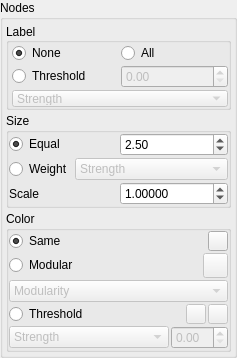
             <widget class="QGroupBox" name="NodesBox">
              <property name="maximumSize">
               <size>
                <width>155</width>
                <height>16777215</height>
               </size>
              </property>
              <property name="title">
               <string>Nodes</string>
              </property>
              <layout class="QVBoxLayout" name="verticalLayout_30">
               <property name="spacing">
                <number>3</number>
               </property>
               <property name="leftMargin">
                <number>3</number>
               </property>
               <property name="topMargin">
                <number>3</number>
               </property>
               <property name="rightMargin">
                <number>3</number>
               </property>
               <property name="bottomMargin">
                <number>3</number>
               </property>
               <item>
                <widget class="QGroupBox" name="NodesLabelBox">
                 <property name="contextMenuPolicy">
                  <enum>Qt::DefaultContextMenu</enum>
                 </property>
                 <property name="title">
                  <string>Label</string>
                 </property>
                 <property name="alignment">
                  <set>Qt::AlignLeading|Qt::AlignLeft|Qt::AlignVCenter</set>
                 </property>
                 <property name="flat">
                  <bool>true</bool>
                 </property>
                 <layout class="QVBoxLayout" name="verticalLayout_28">
                  <property name="spacing">
                   <number>2</number>
                  </property>
                  <property name="leftMargin">
                   <number>3</number>
                  </property>
                  <property name="topMargin">
                   <number>0</number>
                  </property>
                  <property name="rightMargin">
                   <number>0</number>
                  </property>
                  <property name="bottomMargin">
                   <number>0</number>
                  </property>
                  <item>
                   <layout class="QHBoxLayout" name="horizontalLayout_18">
                    <item>
                     <widget class="QRadioButton" name="NoLabelCheck">
                      <property name="text">
                       <string>None</string>
                      </property>
                      <property name="checked">
                       <bool>true</bool>
                      </property>
                     </widget>
                    </item>
                    <item>
                     <widget class="QRadioButton" name="AllLabelCheck">
                      <property name="text">
                       <string>All</string>
                      </property>
                      <property name="checked">
                       <bool>false</bool>
                      </property>
                     </widget>
                    </item>
                   </layout>
                  </item>
                  <item>
                   <layout class="QHBoxLayout" name="horizontalLayout_8">
                    <item>
                     <widget class="QRadioButton" name="LabelThresholdCheck">
                      <property name="text">
                       <string>Threshold</string>
                      </property>
                     </widget>
                    </item>
                    <item>
                     <widget class="QDoubleSpinBox" name="LabelThresholdSpinner">
                      <property name="enabled">
                       <bool>false</bool>
                      </property>
                     </widget>
                    </item>
                   </layout>
                  </item>
                  <item>
                   <widget class="QComboBox" name="LabelThresholdBox">
                    <property name="enabled">
                     <bool>false</bool>
                    </property>
                    <property name="maximumSize">
                     <size>
                      <width>16777215</width>
                      <height>17</height>
                     </size>
                    </property>
                    <item>
                     <property name="text">
                      <string>Strength</string>
                     </property>
                    </item>
                    <item>
                     <property name="text">
                      <string>Degree</string>
                     </property>
                    </item>
                    <item>
                     <property name="text">
                      <string>Path Length</string>
                     </property>
                    </item>
                    <item>
                     <property name="text">
                      <string>Local Efficiency</string>
                     </property>
                    </item>
                    <item>
                     <property name="text">
                      <string>Vulnerability</string>
                     </property>
                    </item>
                    <item>
                     <property name="text">
                      <string>Clustering Coefficient</string>
                     </property>
                    </item>
                    <item>
                     <property name="text">
                      <string>Betweeness Centrality</string>
                     </property>
                    </item>
                    <item>
                     <property name="text">
                      <string>Participation Coefficient</string>
                     </property>
                    </item>
                    <item>
                     <property name="text">
                      <string>Module Z-Score</string>
                     </property>
                    </item>
                   </widget>
                  </item>
                 </layout>
                </widget>
               </item>
               <item>
                <widget class="QGroupBox" name="NodesSizeBox">
                 <property name="title">
                  <string>Size</string>
                 </property>
                 <property name="flat">
                  <bool>true</bool>
                 </property>
                 <layout class="QVBoxLayout" name="verticalLayout_26">
                  <property name="spacing">
                   <number>2</number>
                  </property>
                  <property name="leftMargin">
                   <number>0</number>
                  </property>
                  <property name="topMargin">
                   <number>0</number>
                  </property>
                  <property name="rightMargin">
                   <number>0</number>
                  </property>
                  <property name="bottomMargin">
                   <number>0</number>
                  </property>
                  <item>
                   <layout class="QHBoxLayout" name="horizontalLayout_20">
                    <item>
                     <widget class="QRadioButton" name="EqualNodeSizeCheck">
                      <property name="text">
                       <string>Equal</string>
                      </property>
                      <property name="checked">
                       <bool>true</bool>
                      </property>
                     </widget>
                    </item>
                    <item>
                     <widget class="QDoubleSpinBox" name="EqualNodeSizeSpinner">
                      <property name="maximum">
                       <double>10.000000000000000</double>
                      </property>
                      <property name="singleStep">
                       <double>0.500000000000000</double>
                      </property>
                      <property name="value">
                       <double>2.500000000000000</double>
                      </property>
                     </widget>
                    </item>
                   </layout>
                  </item>
                  <item>
                   <layout class="QHBoxLayout" name="horizontalLayout_32">
                    <item>
                     <widget class="QRadioButton" name="WeightedNodeSizeCheck">
                      <property name="text">
                       <string>Weight</string>
                      </property>
                     </widget>
                    </item>
                    <item>
                     <widget class="QComboBox" name="WeightedNodeSizeBox">
                      <property name="enabled">
                       <bool>false</bool>
                      </property>
                      <property name="minimumSize">
                       <size>
                        <width>80</width>
                        <height>0</height>
                       </size>
                      </property>
                      <item>
                       <property name="text">
                        <string>Strength</string>
                       </property>
                      </item>
                      <item>
                       <property name="text">
                        <string>Degree</string>
                       </property>
                      </item>
                      <item>
                       <property name="text">
                        <string>Path Length</string>
                       </property>
                      </item>
                      <item>
                       <property name="text">
                        <string>Local Efficiency</string>
                       </property>
                      </item>
                      <item>
                       <property name="text">
                        <string>Vulnerability</string>
                       </property>
                      </item>
                      <item>
                       <property name="text">
                        <string>Clustering Coefficient</string>
                       </property>
                      </item>
                      <item>
                       <property name="text">
                        <string>Betweeness Centrality</string>
                       </property>
                      </item>
                      <item>
                       <property name="text">
                        <string>Participation Coeefficient</string>
                       </property>
                      </item>
                      <item>
                       <property name="text">
                        <string>Module Z-Score</string>
                       </property>
                      </item>
                     </widget>
                    </item>
                   </layout>
                  </item>
                  <item>
                   <layout class="QHBoxLayout" name="horizontalLayout_21">
                    <item>
                     <widget class="QLabel" name="label_6">
                      <property name="text">
                       <string>Scale</string>
                      </property>
                     </widget>
                    </item>
                    <item>
                     <widget class="QDoubleSpinBox" name="ScaleNodeSizeSpinner">
                      <property name="decimals">
                       <number>5</number>
                      </property>
                      <property name="maximum">
                       <double>100.000000000000000</double>
                      </property>
                      <property name="value">
                       <double>1.000000000000000</double>
                      </property>
                     </widget>
                    </item>
                   </layout>
                  </item>
                 </layout>
                </widget>
               </item>
               <item>
                <widget class="QGroupBox" name="NodesColorBox">
                 <property name="title">
                  <string>Color</string>
                 </property>
                 <property name="flat">
                  <bool>true</bool>
                 </property>
                 <layout class="QVBoxLayout" name="verticalLayout_29">
                  <property name="spacing">
                   <number>2</number>
                  </property>
                  <property name="leftMargin">
                   <number>0</number>
                  </property>
                  <property name="topMargin">
                   <number>0</number>
                  </property>
                  <property name="rightMargin">
                   <number>0</number>
                  </property>
                  <property name="bottomMargin">
                   <number>0</number>
                  </property>
                  <item>
                   <layout class="QHBoxLayout" name="horizontalLayout_22">
                    <item>
                     <widget class="QRadioButton" name="SameNodeColorCheck">
                      <property name="text">
                       <string>Same</string>
                      </property>
                      <property name="checked">
                       <bool>true</bool>
                      </property>
                     </widget>
                    </item>
                    <item>
                     <widget class="QPushButton" name="SameNodeColorButton">
                      <property name="minimumSize">
                       <size>
                        <width>20</width>
                        <height>20</height>
                       </size>
                      </property>
                      <property name="maximumSize">
                       <size>
                        <width>20</width>
                        <height>20</height>
                       </size>
                      </property>
                      <property name="text">
                       <string/>
                      </property>
                      <property name="iconSize">
                       <size>
                        <width>18</width>
                        <height>18</height>
                       </size>
                      </property>
                     </widget>
                    </item>
                   </layout>
                  </item>
                  <item>
                   <layout class="QHBoxLayout" name="horizontalLayout_23">
                    <item>
                     <widget class="QRadioButton" name="ModularNodeColorCheck">
                      <property name="text">
                       <string>Modular</string>
                      </property>
                     </widget>
                    </item>
                    <item>
                     <widget class="QPushButton" name="ModularNodeColorButton">
                      <property name="enabled">
                       <bool>false</bool>
                      </property>
                      <property name="minimumSize">
                       <size>
                        <width>25</width>
                        <height>25</height>
                       </size>
                      </property>
                      <property name="maximumSize">
                       <size>
                        <width>25</width>
                        <height>25</height>
                       </size>
                      </property>
                      <property name="text">
                       <string/>
                      </property>
                      <property name="icon">
                       <iconset resource="TractCreator.qrc">
                        <normaloff>:/images/edit.png</normaloff>:/images/edit.png</iconset>
                      </property>
                      <property name="iconSize">
                       <size>
                        <width>25</width>
                        <height>25</height>
                       </size>
                      </property>
                     </widget>
                    </item>
                   </layout>
                  </item>
                  <item>
                   <widget class="QComboBox" name="ModularNodeColorBox">
                    <property name="enabled">
                     <bool>false</bool>
                    </property>
                    <item>
                     <property name="text">
                      <string>Modularity</string>
                     </property>
                    </item>
                    <item>
                     <property name="text">
                      <string>Custom</string>
                     </property>
                    </item>
                   </widget>
                  </item>
                  <item>
                   <layout class="QHBoxLayout" name="horizontalLayout_24">
                    <item>
                     <widget class="QRadioButton" name="ThresholdNodeColorCheck">
                      <property name="text">
                       <string>Threshold</string>
                      </property>
                     </widget>
                    </item>
                    <item>
                     <widget class="QPushButton" name="ThresholdNodeColorBeforeButton">
                      <property name="enabled">
                       <bool>false</bool>
                      </property>
                      <property name="minimumSize">
                       <size>
                        <width>20</width>
                        <height>20</height>
                       </size>
                      </property>
                      <property name="maximumSize">
                       <size>
                        <width>20</width>
                        <height>20</height>
                       </size>
                      </property>
                      <property name="text">
                       <string/>
                      </property>
                      <property name="iconSize">
                       <size>
                        <width>18</width>
                        <height>18</height>
                       </size>
                      </property>
                     </widget>
                    </item>
                    <item>
                     <widget class="QPushButton" name="ThresholdNodeColorAfterButton">
                      <property name="enabled">
                       <bool>false</bool>
                      </property>
                      <property name="minimumSize">
                       <size>
                        <width>20</width>
                        <height>20</height>
                       </size>
                      </property>
                      <property name="maximumSize">
                       <size>
                        <width>20</width>
                        <height>20</height>
                       </size>
                      </property>
                      <property name="text">
                       <string/>
                      </property>
                      <property name="iconSize">
                       <size>
                        <width>18</width>
                        <height>18</height>
                       </size>
                      </property>
                     </widget>
                    </item>
                   </layout>
                  </item>
                  <item>
                   <layout class="QHBoxLayout" name="horizontalLayout_25">
                    <item>
                     <widget class="QComboBox" name="ThresholdNodeColorBox">
                      <property name="enabled">
                       <bool>false</bool>
                      </property>
                      <item>
                       <property name="text">
                        <string>Strength</string>
                       </property>
                      </item>
                      <item>
                       <property name="text">
                        <string>Degree</string>
                       </property>
                      </item>
                      <item>
                       <property name="text">
                        <string>Path Length</string>
                       </property>
                      </item>
                      <item>
                       <property name="text">
                        <string>Local Efficiency</string>
                       </property>
                      </item>
                      <item>
                       <property name="text">
                        <string>Vulnerability</string>
                       </property>
                      </item>
                      <item>
                       <property name="text">
                        <string>Clustering Coefficient</string>
                       </property>
                      </item>
                      <item>
                       <property name="text">
                        <string>Betweeness Centrality</string>
                       </property>
                      </item>
                      <item>
                       <property name="text">
                        <string>Participation Coefficient</string>
                       </property>
                      </item>
                      <item>
                       <property name="text">
                        <string>Module Z-Score</string>
                       </property>
                      </item>
                     </widget>
                    </item>
                    <item>
                     <widget class="QDoubleSpinBox" name="ThresholdNodeColorBeforeSpinner">
                      <property name="enabled">
                       <bool>false</bool>
                      </property>
                     </widget>
                    </item>
                   </layout>
                  </item>
                 </layout>
                </widget>
               </item>
              </layout>
             </widget>
